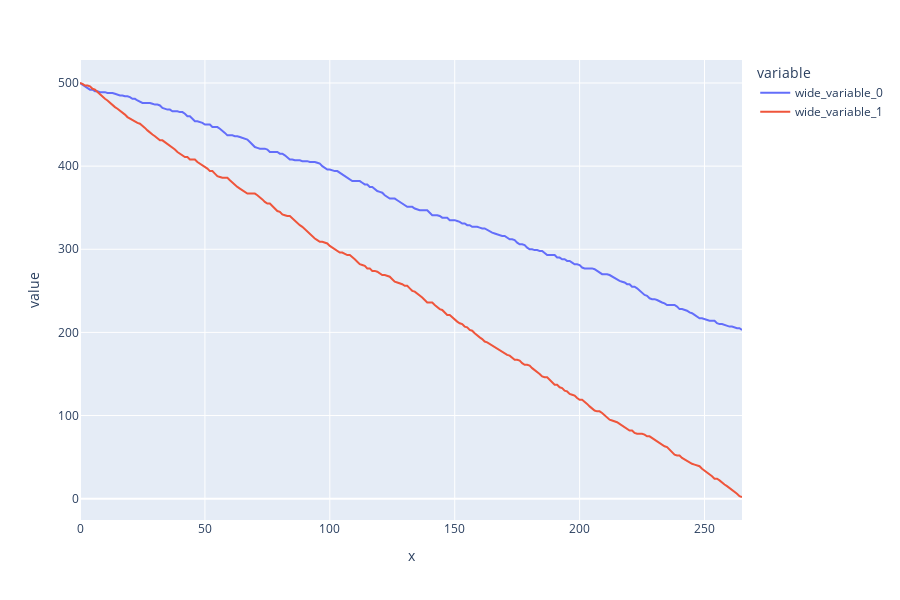

Notebook code cell kept with this figure:
### Code cell
px.line(x=range(len(dados_j1)), y=[dados_j1, dados_j2], height=600)

### Figure 1 — Plotly figure (JSON) as saved in the notebook; plotly's stock layout.template omitted (floating-point values rounded to 4 significant figures; data arrays with more than 128 entries replaced by an {"elided": "..."} marker saying what was removed)
{"data": [{"hovertemplate": "variable=wide_variable_0<br>x=%{x}<br>value=%{y}<extra></extra>", "legendgroup": "wide_variable_0", "line": {"color": "#636efa", "dash": "solid"}, "marker": {"symbol": "circle"}, "mode": "lines", "name": "wide_variable_0", "orientation": "v", "showlegend": true, "type": "scatter", "x": {"elided": "266 int values"}, "xaxis": "x", "y": {"elided": "266 int values"}, "yaxis": "y"}, {"hovertemplate": "variable=wide_variable_1<br>x=%{x}<br>value=%{y}<extra></extra>", "legendgroup": "wide_variable_1", "line": {"color": "#EF553B", "dash": "solid"}, "marker": {"symbol": "circle"}, "mode": "lines", "name": "wide_variable_1", "orientation": "v", "showlegend": true, "type": "scatter", "x": {"elided": "266 int values"}, "xaxis": "x", "y": {"elided": "266 int values"}, "yaxis": "y"}], "layout": {"height": 600, "legend": {"title": {"text": "variable"}, "tracegroupgap": 0}, "margin": {"t": 60}, "xaxis": {"anchor": "y", "domain": [0, 1], "title": {"text": "x"}}, "yaxis": {"anchor": "x", "domain": [0, 1], "title": {"text": "value"}}}}
